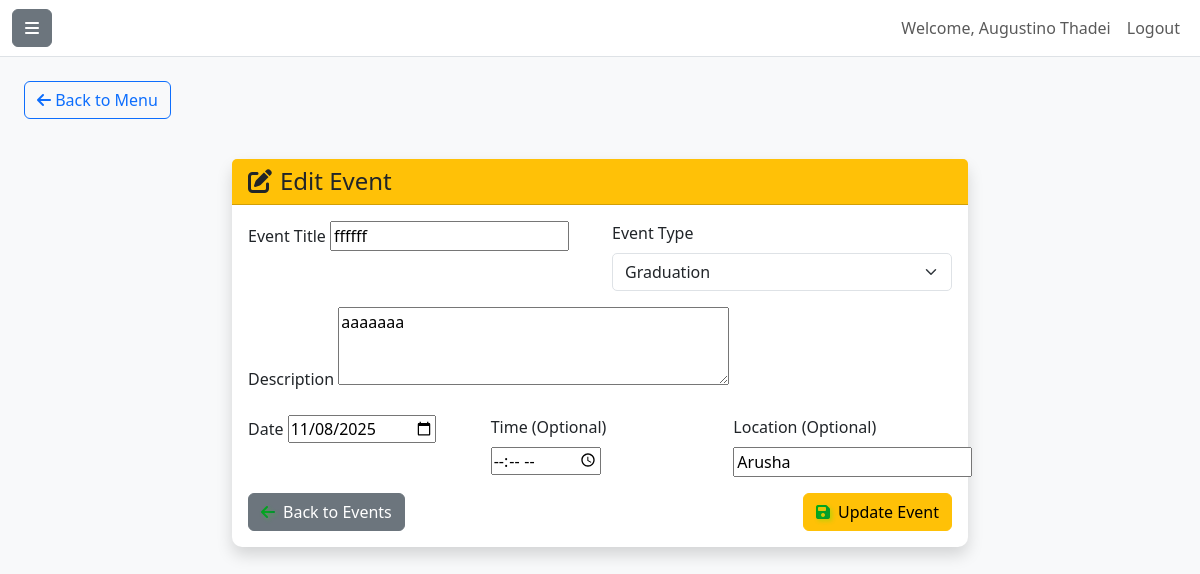
Screenshot of /secondary_dashboard/events/edit/7/ (signed in) with the database file from the repository.
### accounts/models.py (models this page shows, shortened)
class Teacher(AbstractUser):
    GENDER_CHOICES = [
        ('M', 'Male'),
        ('F', 'Female'),
        ('O', 'Other'),
    ]
    SCHOOL_LEVEL_CHOICES = [
    ('primary', 'Primary School'),
    ('secondary', 'Secondary School'),
]
    phone_regex = RegexValidator(
        regex=r'^\+?255\d{9}$',
        message="Phone number must be entered in the format: '+255xxxxxxxxx'."
    )
    tsc_number = models.CharField(
        max_length=20,
        unique=True,
        verbose_name="TSC Number",
        null=True,
        blank=True
    )
    gender = models.CharField(
        max_length=1,
        choices=GENDER_CHOICES,
        null=True,
        blank=True
    )
    date_of_birth = models.DateField(null=True, blank=True)
    phone_number = models.CharField(
        validators=[phone_regex],
        max_length=13,
        null=True,
        blank=True
    )
    qualification = models.CharField(max_length=100, null=True, blank=True)  # Highest academic qualification
    subjects_taught = models.CharField(max_length=200, null=True, blank=True)  # Subjects separated by commas
    current_school = models.CharField(max_length=150, null=True, blank=True)  # Current school name
    school_level = models.CharField(
        max_length=10,
        choices=SCHOOL_LEVEL_CHOICES,
        null=True,
        blank=True
    )
    district = models.CharField(max_length=100, null=True, blank=True)  # District of the school
    region = models.CharField(max_length=100, null=True, blank=True)  # Region of the school
    profile_picture = models.ImageField(
        upload_to='teacher_profiles/',  # Files will be uploaded to MEDIA_ROOT/teacher_profiles/
        blank=True,
        null=True
    )
    registration_date = models.DateTimeField(auto_now_add=True)
    is_verified = models.BooleanField(default=False)
    class Meta:
        verbose_name = "Teacher"  # Singular name in admin
        verbose_name_plural = "Teachers"  # Plural name in admin

### primary_dashboard/models.py (models this page shows, shortened)
class Event(models.Model):
    EVENT_TYPES = [
        ('graduation', 'Graduation'),
        ('meeting', 'Parent-Teacher Meeting'),
        ('sports', 'Sports Event'),
        ('cultural', 'Cultural Event'),
        ('exam', 'Exam Related'),
        ('holiday', 'Holiday/Closure'),
        ('Others', 'others'),
    ]
    title = models.CharField(max_length=255)
    description = models.TextField()
    date = models.DateField()
    time = models.TimeField(null=True, blank=True)
    location = models.CharField(max_length=255, blank=True)
    event_type = models.CharField(max_length=20, choices=EVENT_TYPES, default='other')
    created_by = models.ForeignKey(settings.AUTH_USER_MODEL, on_delete=models.SET_NULL, null=True)
    created_at = models.DateTimeField(auto_now_add=True)

### secondary_dashboard/views.py (the view)
# urls.py: path('events/edit/<int:event_id>/', edit_event, name='edit_event'),
@login_required
def edit_event(request, event_id):
    from primary_dashboard.models import Event
    from .forms import EventForm
    event = get_object_or_404(Event, id=event_id)
    if request.method == 'POST':
        form = EventForm(request.POST, instance=event)
        if form.is_valid():
            form.save()
            messages.success(request, 'Event updated successfully!')
            return redirect('secondary_dashboard:events_list')
    else:
        form = EventForm(instance=event)
    return render(request, 'secondary_dashboard/edit_event.html', {'form': form, 'event': event})

### secondary_dashboard/forms.py
class EventForm(forms.ModelForm):
    class Meta:
        model = Event
        fields = ['title', 'description', 'date', 'time', 'location', 'event_type']
        widgets = {
            'date': forms.DateInput(attrs={'type': 'date'}),
            'time': forms.TimeInput(attrs={'type': 'time'}),
            'description': forms.Textarea(attrs={'rows': 3}),
            'event_type': forms.Select(attrs={'class': 'form-select'}),
        }

### primary_dashboard/context_processors.py (called while the page is built)
def classes_context(request):
    classes = Class.objects.all()
    return {'classes': classes}

def teacher_context(request):
    teachers = User.objects.filter(groups__name='Teachers')
    total_teachers = teachers.count()
    return {
        'teachers': teachers,
        'total_teachers': total_teachers
    }

def unread_notifications(request):
    if not request.user.is_authenticated:
        return {'unread_notifications': 0, 'primary_unread': 0, 'secondary_unread': 0}
    try:
        from .models import Notification as PrimaryNotification
        from secondary_dashboard.models import Notification as SecondaryNotification
        primary_unread = PrimaryNotification.objects.filter(is_active=True).exclude(read_by=request.user).count()
        secondary_unread = SecondaryNotification.objects.filter(is_active=True).exclude(read_by=request.user).count()
        total = primary_unread + secondary_unread
    except Exception:
        primary_unread = 0
        secondary_unread = 0
        total = 0
    return {
        'unread_notifications': total,
        'primary_unread': primary_unread,
        'secondary_unread': secondary_unread,
    }

### secondary_dashboard/context_processors.py (called while the page is built)
def secondary_teachers(request):
    teachers = Teacher.objects.filter(school_level='secondary').order_by('first_name', 'last_name')
    return {'secondary_teachers': teachers}

### secondary_dashboard/templates/secondary_dashboard/edit_event.html (shortened to what this page needs)
{% extends 'secondary_dashboard/base.html' %}
{% load static %}
{% block content %}
<div class="container py-4">
    <div class="row justify-content-center">
        <div class="col-md-8">
            <div class="card shadow">
                <div class="card-header bg-warning text-dark">
                    <h4 class="mb-0"><i class="fas fa-edit me-2"></i>Edit Event</h4>
                </div>
                <div class="card-body">
                    <form method="post">
                        <div class="row">
                            <div class="col-md-6 mb-3">
                                <label for="{{ form.title.id_for_label }}" class="form-label">Event Title</label>
                                {{ form.title }}
                            </div>
                            <div class="col-md-6 mb-3">
                                <label for="{{ form.event_type.id_for_label }}" class="form-label">Event Type</label>
                                {{ form.event_type }}
                            </div>
                        </div>
                        <div class="mb-3">
                            <label for="{{ form.description.id_for_label }}" class="form-label">Description</label>
                            {{ form.description }}
                        </div>
                        <div class="row">
                            <div class="col-md-4 mb-3">
                                <label for="{{ form.date.id_for_label }}" class="form-label">Date</label>
                                {{ form.date }}
                            </div>
                            <div class="col-md-4 mb-3">
                                <label for="{{ form.time.id_for_label }}" class="form-label">Time (Optional)</label>
                                {{ form.time }}
                            </div>
                            <div class="col-md-4 mb-3">
                                <label for="{{ form.location.id_for_label }}" class="form-label">Location (Optional)</label>
                                {{ form.location }}
                            </div>
                        </div>
                        <div class="d-flex justify-content-between">
                            <a href="{% url 'secondary_dashboard:events_list' %}" class="btn btn-secondary">
                                <i class="fas fa-arrow-left me-2"></i>Back to Events
                            </a>
                            <button type="submit" class="btn btn-warning">
                                <i class="fas fa-save me-2"></i>Update Event
                            </button>
                        </div>
                    </form>
                </div>
            </div>
        </div>
    </div>
</div>
{% endblock %}
{% block back_to_menu %}
<a href="{% url 'secondary_dashboard:dashboard' %}" class="btn btn-outline-primary mb-3"><i class="fas fa-arrow-left"></i> Back to Menu</a>
{% endblock %}

### secondary_dashboard/templates/secondary_dashboard/base.html (shortened to what this page needs)
{% load static %}
<!DOCTYPE html>
<html lang="en">
<head>
    <link href="https://cdn.jsdelivr.net/npm/bootstrap@5.3.0/dist/css/bootstrap.min.css" rel="stylesheet">
    <link rel="stylesheet" href="https://cdnjs.cloudflare.com/ajax/libs/font-awesome/6.4.0/css/all.min.css">
    <link rel="stylesheet" href="{% static 'base/secondary_dashboard_base.css' %}">
    <link rel="stylesheet" href="{% static 'secondary_dashboard/dashboard.css' %}">
</head>
<body>
    <div class="d-flex" id="wrapper">
        <div id="page-content-wrapper">
            <nav class="navbar navbar-expand-lg navbar-light bg-white border-bottom">
                <div class="container-fluid">
                    <button class="btn btn-secondary" id="menu-toggle">
                        <i class="fas fa-bars"></i>
                    </button>
                    <div class="navbar-nav ms-auto">
                        <span class="nav-item nav-link">Welcome, {{ request.user.get_full_name|default:request.user.username }}</span>
                        <a class="nav-item nav-link" href="{% url 'accounts:teacher_login' %}">Logout</a>
                    </div>
                </div>
            </nav>
            <div class="container-fluid px-4 py-4">
                {% block back_to_menu %}
                {% endblock %}
                {% block content %}
                {% endblock %}
            </div>
        </div>
    </div>
</body>
</html>

### base/static/base/secondary_dashboard_base.css (style rules this page uses)
body { background-color: #f8f9fa; }
#page-content-wrapper { min-width: 100vw; }
@media (min-width: 768px) { #page-content-wrapper { min-width: 0; width: 100%; } }
.card { border: none; border-radius: 10px; box-shadow: 0 4px 6px rgba(0, 0, 0, 0.1); transition: transform 0.3s ease; }
.form-control, .form-select { border-radius: 5px; }
.btn-secondary { background-color: #6c757d; border-color: #6c757d; }

### secondary_dashboard/static/secondary_dashboard/dashboard.css (style rules this page uses)
.card-body i { color: #098b3f !important; }
.card-body i { transition: all 0.3s ease; text-shadow: 2px 2px 4px rgba(32, 242, 8, 0.3); transform: perspective(500px) rotateX(0deg) rotateY(0deg); }
.card-body i::before { background: linear-gradient(135deg, lab(61.87% -61.53 60.48) 0%, hsl(146, 94%, 25%) 100%); -webkit-background-clip: text; -webkit-text-fill-color: transparent; background-clip: text; }

### rows the page displays
Teacher: user.get_full_name "Augustino Thadei"
Event: title "ffffff", event_type "Graduation", description "aaaaaaa", date "11/08/2025", location "Arusha"
